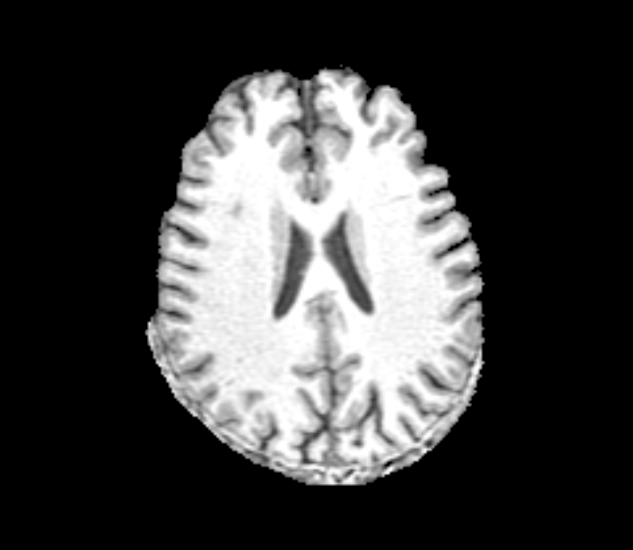
#> input picture Images/BrainNoSkull.png, 1265 x 1100 px (shown at 1/2 size)
$ python TestBrainImage.py
#> lines starting #> are read from the running program, lines starting #| are printed output that depends on the picture
'''
Created on May 29, 2020

@author: annam
'''
import numpy as np
import cv2
from matplotlib import pyplot as plt
import seaborn as sns
from scipy.signal._peak_finding import argrelextrema
from random import randint


def display_hist(minima):
    '''Display intensity histogram with vertical lines marking each [minima] value. Print minima values.
    '''
    for n in minima:
        plt.axvline(x=n)
    print(minima)
    plt.show()


# TODO: Allow user to input image
img = cv2.imread('Images/BrainNoSkull.png', 0)
#> img is the input picture: shape (1100, 1265); min 0, max 255, mean 63.7
org_img = cv2.imread('Images/BrainNoSkull.png', 0)

# flatten image, remove black (background )
flat_img = img.ravel()
clean_data = np.delete(flat_img, np.where(flat_img == 0))

# PROBABILITY DENSITY PLOT
# plot data in histogram with a gaussian kernel density estimate
p = sns.distplot(clean_data, hist=True, kde=True, bins=list(range(1, 255)))

# FIND MINIMA
frequencies = [h.get_height() for h in p.patches]
#> frequencies = 253 values, max 0.0574 at index 252, min 0 at index 0, mean 0.00395
np_freq = np.asarray(frequencies)
#> np_freq has the same summary as frequencies
# TODO: calculate order so that it will work for any image
minm = argrelextrema(np_freq, np.less, order=20)
#> minm = ([35, 101, 222],)
minima = minm[0].tolist()
#> minima = [35, 101, 222]

# IMAGE MANIPULATION
# TODO: find better values for thresholding besides random intensities
csf = randint(25, minima[1])
#> csf = 74
gm = randint(minima[1]+1, minima[2])
#> gm = 199
wm = 255
# height
for up in range(img.shape[0]):
    for across in range(img.shape[1]):
        selected = img[up][across]
        if selected < minima[1] and selected != 0:
            img[up][across] = csf
        elif selected > minima[2]:
            img[up][across] = wm
        elif selected > minima[1] and selected < minima[2]:
            img[up][across] = gm
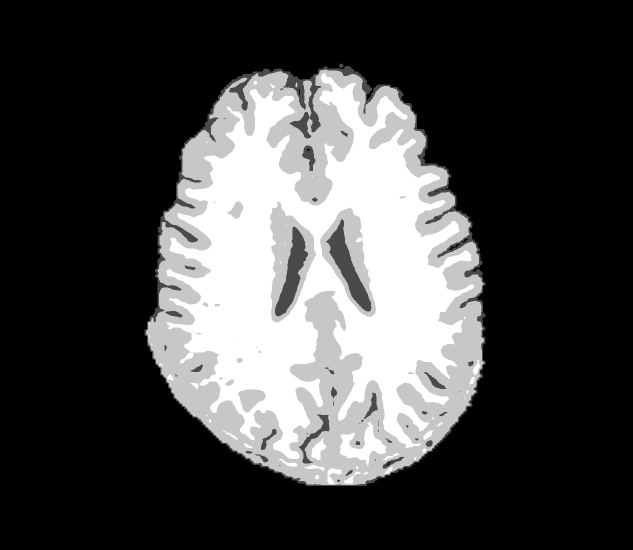
#> img: shape (1100, 1265) (shown at 1/2 size); min 0, max 255, mean 68.6
# concatenate images horizontally
img_concat = np.concatenate((img, org_img), axis=1)
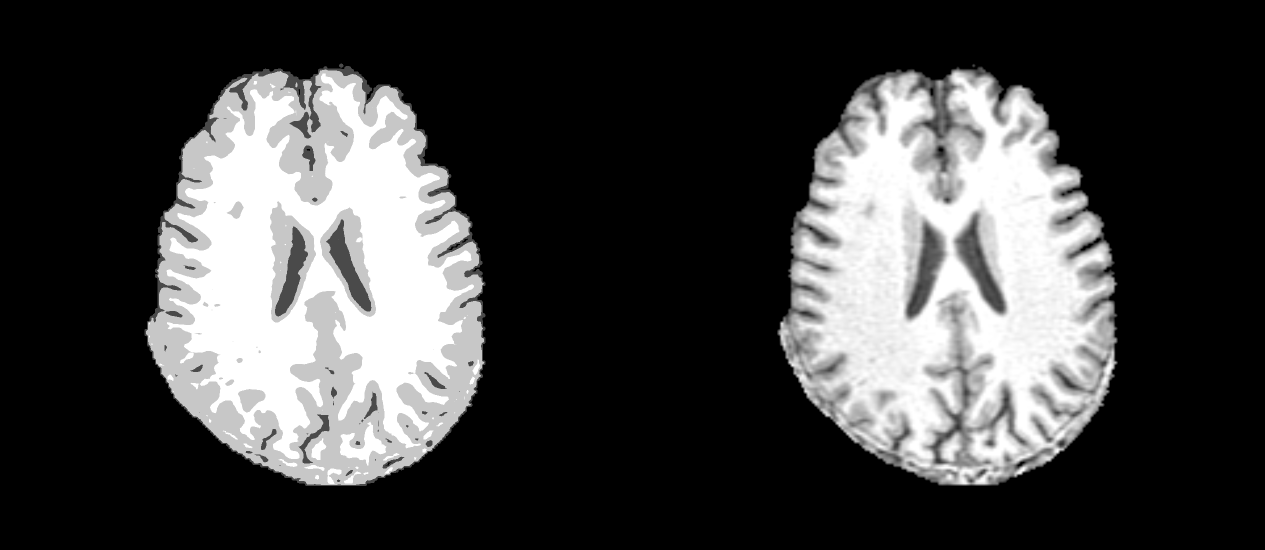
#> img_concat: shape (1100, 2530) (shown at 1/2 size); min 0, max 255, mean 66.1
res = 1600, 900
scale_w = res[0] / img_concat.shape[1]
#> scale_w = 0.632
scale_h = res[1] / img_concat.shape[0]
#> scale_h = 0.818
scale = min(scale_w, scale_h)
#> scale = 0.632
width = int(img_concat.shape[1]*scale)
#> width = 1600
height = int(img_concat.shape[0]*scale)
#> height = 695
cv2.namedWindow('Side-by-side', cv2.WINDOW_NORMAL)
cv2.resizeWindow('Side-by-side', width, height)
cv2.imshow('Side-by-side', img_concat)
cv2.waitKey(0)
cv2.destroyAllWindows()
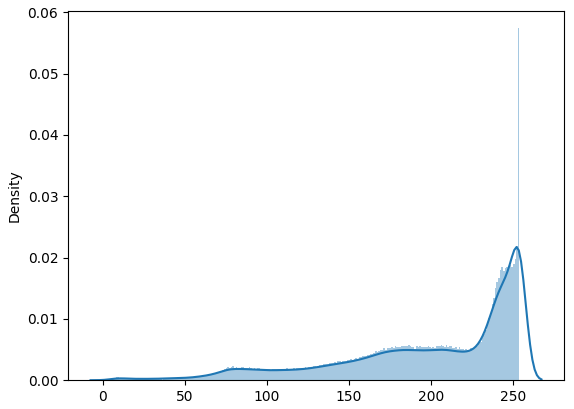
#> figure drawn by matplotlib, 1 panel; tallest bar 0.0574 high, from x = 253 to 254; curve peaks at x = 252.2, y = 0.0217
